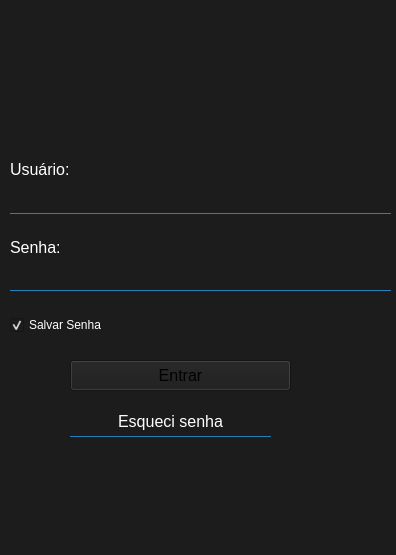
<?xml version="1.0" encoding="UTF-8"?>
<ui version="4.0">
 <class>Login</class>
 <widget class="QDialog" name="Login">
  <property name="geometry">
   <rect>
    <x>0</x>
    <y>0</y>
    <width>396</width>
    <height>555</height>
   </rect>
  </property>
  <property name="windowTitle">
   <string>Dialog</string>
  </property>
  <layout class="QVBoxLayout" name="verticalLayout">
   <property name="spacing">
    <number>0</number>
   </property>
   <property name="leftMargin">
    <number>0</number>
   </property>
   <property name="topMargin">
    <number>0</number>
   </property>
   <property name="rightMargin">
    <number>0</number>
   </property>
   <property name="bottomMargin">
    <number>0</number>
   </property>
   <item>
    <widget class="QFrame" name="Mainframe">
     <property name="minimumSize">
      <size>
       <width>396</width>
       <height>555</height>
      </size>
     </property>
     <property name="maximumSize">
      <size>
       <width>396</width>
       <height>555</height>
      </size>
     </property>
     <property name="toolTip">
      <string/>
     </property>
     <property name="autoFillBackground">
      <bool>false</bool>
     </property>
     <property name="styleSheet">
      <string notr="true">background-color: rgb(28, 28, 28);
</string>
     </property>
     <property name="frameShape">
      <enum>QFrame::NoFrame</enum>
     </property>
     <property name="frameShadow">
      <enum>QFrame::Raised</enum>
     </property>
     <widget class="QLabel" name="label_version">
      <property name="geometry">
       <rect>
        <x>10</x>
        <y>10</y>
        <width>211</width>
        <height>16</height>
       </rect>
      </property>
      <property name="font">
       <font>
        <pointsize>12</pointsize>
       </font>
      </property>
      <property name="styleSheet">
       <string notr="true">color: rgb(255, 255, 255);</string>
      </property>
      <property name="text">
       <string/>
      </property>
     </widget>
     <widget class="QLabel" name="label">
      <property name="geometry">
       <rect>
        <x>100</x>
        <y>-20</y>
        <width>221</width>
        <height>191</height>
       </rect>
      </property>
      <property name="text">
       <string>&lt;html&gt;&lt;head/&gt;&lt;body&gt;&lt;p&gt;&lt;img src=&quot;:/icons/image_prin.png&quot;width=&quot;200&quot; height=&quot;200&quot;/&gt;&lt;/p&gt;&lt;/body&gt;&lt;/html&gt;</string>
      </property>
     </widget>
     <widget class="QWidget" name="">
      <property name="geometry">
       <rect>
        <x>10</x>
        <y>160</y>
        <width>381</width>
        <height>277</height>
       </rect>
      </property>
      <layout class="QVBoxLayout" name="verticalLayout_7">
       <property name="spacing">
        <number>25</number>
       </property>
       <item>
        <layout class="QVBoxLayout" name="verticalLayout_6">
         <item>
          <layout class="QVBoxLayout" name="verticalLayout_5">
           <property name="spacing">
            <number>25</number>
           </property>
           <item>
            <layout class="QVBoxLayout" name="verticalLayout_2">
             <property name="spacing">
              <number>15</number>
             </property>
             <item>
              <widget class="QLabel" name="label_user">
               <property name="font">
                <font>
                 <pointsize>12</pointsize>
                </font>
               </property>
               <property name="styleSheet">
                <string notr="true">color: rgb(255, 255, 255);</string>
               </property>
               <property name="text">
                <string>Usuário:</string>
               </property>
              </widget>
             </item>
             <item>
              <widget class="QLineEdit" name="text_usuario">
               <property name="minimumSize">
                <size>
                 <width>331</width>
                 <height>20</height>
                </size>
               </property>
               <property name="font">
                <font>
                 <pointsize>10</pointsize>
                </font>
               </property>
               <property name="styleSheet">
                <string notr="true">border: 1px solid #2980b9; /* Borda ao redor do frame */
selection-background-color: rgb(28, 28, 28);
border-radius: 0px; /* Arredondamento se desejar */;
border-top: none;
border-right: none;
border-left: none;
background-color: rgb(28, 28, 28);
color: rgb(255, 255, 255);</string>
               </property>
               <property name="text">
                <string/>
               </property>
              </widget>
             </item>
            </layout>
           </item>
           <item>
            <layout class="QVBoxLayout" name="verticalLayout_3">
             <property name="spacing">
              <number>15</number>
             </property>
             <item>
              <widget class="QLabel" name="label_password">
               <property name="font">
                <font>
                 <pointsize>12</pointsize>
                </font>
               </property>
               <property name="styleSheet">
                <string notr="true">color: rgb(255, 255, 255);</string>
               </property>
               <property name="text">
                <string>Senha:</string>
               </property>
              </widget>
             </item>
             <item>
              <widget class="QLineEdit" name="text_password">
               <property name="sizePolicy">
                <sizepolicy hsizetype="Expanding" vsizetype="Maximum">
                 <horstretch>0</horstretch>
                 <verstretch>0</verstretch>
                </sizepolicy>
               </property>
               <property name="minimumSize">
                <size>
                 <width>331</width>
                 <height>19</height>
                </size>
               </property>
               <property name="font">
                <font>
                 <pointsize>10</pointsize>
                </font>
               </property>
               <property name="statusTip">
                <string>ts</string>
               </property>
               <property name="styleSheet">
                <string notr="true">border: 1px solid #2980b9; /* Borda ao redor do frame */
selection-background-color: rgb(28, 28, 28);
border-radius: 0px; /* Arredondamento se desejar */;
border-top: none;
border-right: none;
border-left: none;
background-color: rgb(28, 28, 28);
color: rgb(255, 255, 255);</string>
               </property>
               <property name="inputMethodHints">
                <set>Qt::ImhHiddenText|Qt::ImhNoAutoUppercase|Qt::ImhNoPredictiveText|Qt::ImhSensitiveData</set>
               </property>
               <property name="text">
                <string/>
               </property>
               <property name="echoMode">
                <enum>QLineEdit::Password</enum>
               </property>
               <property name="clearButtonEnabled">
                <bool>false</bool>
               </property>
              </widget>
             </item>
            </layout>
           </item>
          </layout>
         </item>
         <item>
          <widget class="QCheckBox" name="checkBox">
           <property name="styleSheet">
            <string notr="true">color: rgb(255, 255, 255);
font: 12pt &quot;Segoe UI&quot;;</string>
           </property>
           <property name="text">
            <string>Salvar Senha</string>
           </property>
           <property name="checked">
            <bool>true</bool>
           </property>
          </widget>
         </item>
        </layout>
       </item>
       <item>
        <layout class="QVBoxLayout" name="verticalLayout_4">
         <property name="spacing">
          <number>15</number>
         </property>
         <property name="leftMargin">
          <number>60</number>
         </property>
         <item>
          <widget class="QPushButton" name="bnt_entrar">
           <property name="minimumSize">
            <size>
             <width>221</width>
             <height>31</height>
            </size>
           </property>
           <property name="maximumSize">
            <size>
             <width>221</width>
             <height>31</height>
            </size>
           </property>
           <property name="font">
            <font>
             <family>Segoe UI</family>
             <pointsize>12</pointsize>
            </font>
           </property>
           <property name="cursor">
            <cursorShape>PointingHandCursor</cursorShape>
           </property>
           <property name="toolTip">
            <string>&lt;html&gt;&lt;head/&gt;&lt;body&gt;&lt;p&gt;Acessar o sistema.&lt;/p&gt;&lt;/body&gt;&lt;/html&gt;</string>
           </property>
           <property name="toolTipDuration">
            <number>3</number>
           </property>
           <property name="styleSheet">
            <string notr="true">background-color: rgb(0, 0, 255);
border-radius: 10px;
color: rgb(255, 255, 255);
border: 2px;
hover{
background-color: rgb(0, 0, 115);
};
selection-color: rgb(0, 0, 126);a</string>
           </property>
           <property name="text">
            <string>Entrar</string>
           </property>
           <property name="checkable">
            <bool>false</bool>
           </property>
           <property name="checked">
            <bool>false</bool>
           </property>
           <property name="autoDefault">
            <bool>false</bool>
           </property>
          </widget>
         </item>
         <item>
          <widget class="QPushButton" name="bnt_reset_password">
           <property name="minimumSize">
            <size>
             <width>201</width>
             <height>31</height>
            </size>
           </property>
           <property name="maximumSize">
            <size>
             <width>201</width>
             <height>31</height>
            </size>
           </property>
           <property name="font">
            <font>
             <family>Segoe UI</family>
             <pointsize>12</pointsize>
             <stylestrategy>PreferAntialias</stylestrategy>
            </font>
           </property>
           <property name="cursor">
            <cursorShape>PointingHandCursor</cursorShape>
           </property>
           <property name="styleSheet">
            <string notr="true">background-color: rgb(28, 28, 28);
/*
border: 1px solid #2980b9;
border-radius: 10px;
border-top:  none;
border-left: none;
border-right: none;
border-bottom: 2px;
*/

border: 1px solid #2980b9; /* Borda ao redor do frame */
selection-background-color: rgb(28, 28, 28);
border-radius: 0px; /* Arredondamento se desejar */;
border-top: none;
border-right: none;
border-left: none;

color: rgb(255, 255, 255);
</string>
           </property>
           <property name="text">
            <string>Esqueci senha</string>
           </property>
          </widget>
         </item>
        </layout>
       </item>
      </layout>
     </widget>
    </widget>
   </item>
  </layout>
 </widget>
 <resources>
  <include location="../src/resources/icons.qrc"/>
 </resources>
 <connections/>
</ui>
